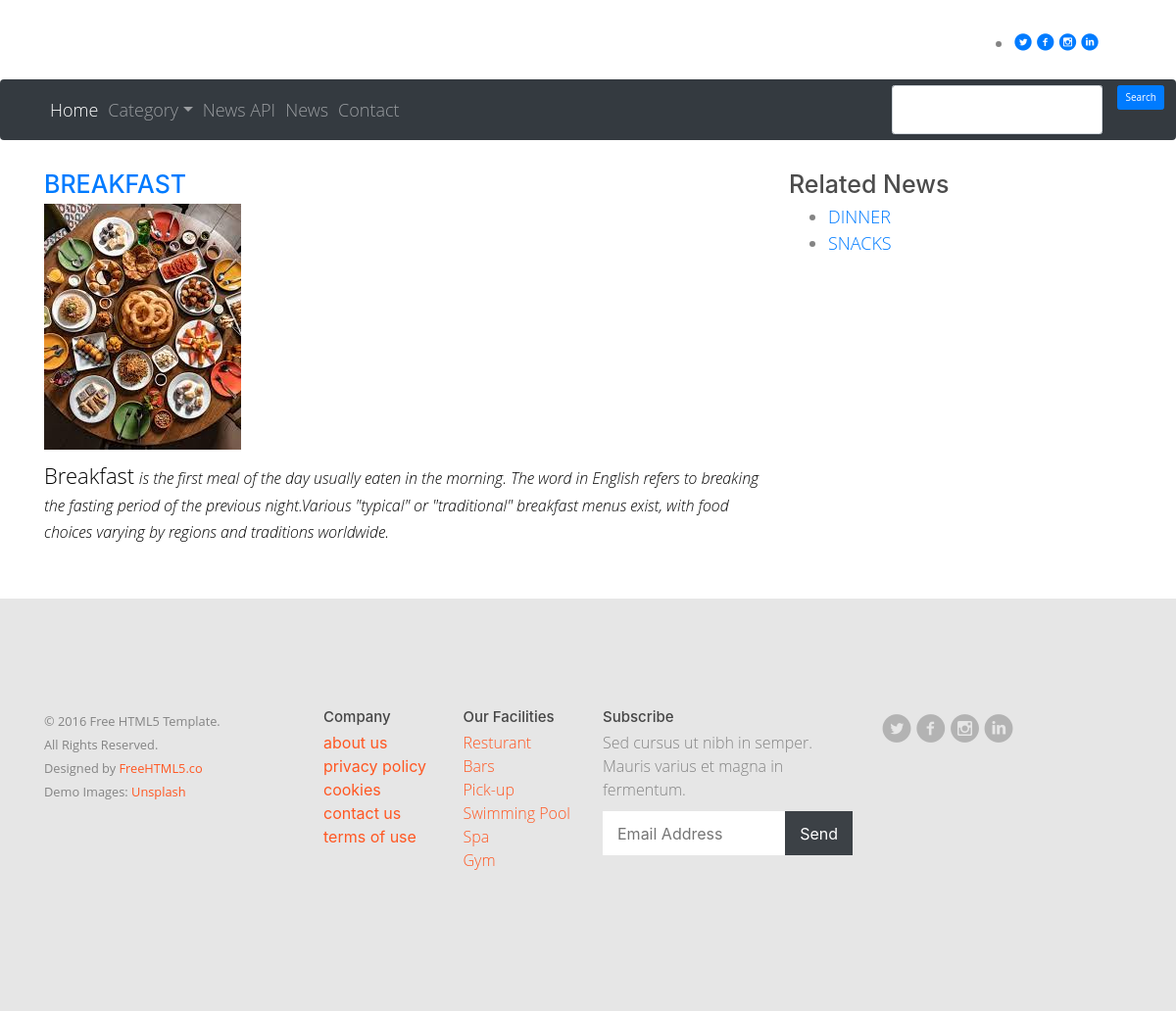
The app's page /news-details/breakfast with its own data.
### bio/models.py (models this page shows, shortened)
class News(models.Model):
    category = models.ForeignKey(Category, on_delete=models.PROTECT)
    created_at = models.DateTimeField(auto_now_add=True)
    updated_at = models.DateTimeField(auto_now=True)
    title = models.CharField(max_length=250)
    slug = models.SlugField(max_length=250, unique=True)
    summary = RichTextField()
    description = RichTextField()
    is_published = models.BooleanField(default=True)
    photo = models.ImageField(upload_to='photos/%y/%m/%d/', blank=True)
    views = models.IntegerField(default=0)

class Page(models.Model):
    title = models.CharField(max_length=255, unique=True)
    slug = models.SlugField(max_length=255, unique=True)
    image = models.ImageField(upload_to = 'page/%y/%m/%d/', blank=True)
    content = RichTextField()

### bio/views.py (the view)
# urls.py: path('news-details/<slug>', views.news_details, name='news_details'),
def news_details(request, slug):
    newsData = News.objects.get(slug=slug)
    category = newsData.category.id
    related_news = News.objects.filter(category=category).exclude(id=newsData.id)
    data = {
        'newsData': News.objects.get(slug=slug),
        'related_news': related_news,
    }
    return render(request, 'news_details.html', data)

### bio/general.py (called while the page is built)
def global_data(request):
    data = {
        'categoryData': Category.objects.all(),
        'pageData': Page.objects.all(),
    }
    return data

### bio/templates/news_details.html (shortened to what this page needs)
{% extends 'layouts/main.html' %}
{% block content %}
            <div class="container mt-5 mb-5">
                <div class="row">
                    <div class="col-md-8">
                        <h1><a href="">{{ newsData.title }}</a></h1>
                        {% if newsData.photo %}
                            <img src="{{ newsData.photo.url }}" class="img-fluid" height="200" alt="">
                        {% endif %}
                        <p>{{ newsData.description | safe }}</p>
                    </div>
                    <div class="col-md-4">
                    <h1>Related News</h1>
                        <ul>
                            {% for rNews in related_news %}
                            <li><a href="{% url 'news_details' rNews.slug %}">{{ rNews.title }}</a></li>
                            {% endfor %}
                    </div>
                </div>
            </div>
        <div class="row">
        </div>
{% endblock %}

### bio/templates/layouts/footer.html (shortened to what this page needs)
{% load static %}
<footer id="footer" class="fh5co-bg-color">
    <div class="container">
        <div class="row">
            <div class="col-md-3">
                <div class="copyright">
                    <p><small>&copy; 2016 Free HTML5 Template. <br> All Rights Reserved. <br>
                    Designed by <a href="http://freehtml5.co" target="_blank">FreeHTML5.co</a> <br> Demo Images: <a href="http://unsplash.com/" target="_blank">Unsplash</a></small></p>
                </div>
            </div>
            <div class="col-md-6">
                <div class="row">
                    <div class="col-md-3">
                        <h3>Company</h3>
                            {% for page in pageData %}
                            <a href="{% url 'page' page.slug %}">{{ page.title }}</a>
                            {% endfor %}
                    </div>
                    <div class="col-md-3">
                        <h3>Our Facilities</h3>
                        <ul class="link">
                            <li><a href="#">Resturant</a></li>
                            <li><a href="#">Bars</a></li>
                            <li><a href="#">Pick-up</a></li>
                            <li><a href="#">Swimming Pool</a></li>
                            <li><a href="#">Spa</a></li>
                            <li><a href="#">Gym</a></li>
                        </ul>
                    </div>
                    <div class="col-md-6">
                        <h3>Subscribe</h3>
                        <p>Sed cursus ut nibh in semper. Mauris varius et magna in fermentum. </p>
                        <form action="#" id="form-subscribe">
                            <div class="form-field">
                                <input type="email" placeholder="Email Address" id="email">
                                <input type="submit" id="submit" value="Send">
                            </div>
                        </form>
                    </div>
                </div>
            </div>
            <div class="col-md-3">
                <ul class="social-icons">
                    <li>
                        <a href="#"><i class="icon-twitter-with-circle"></i></a>
                        <a href="#"><i class="icon-facebook-with-circle"></i></a>
                        <a href="#"><i class="icon-instagram-with-circle"></i></a>
                        <a href="#"><i class="icon-linkedin-with-circle"></i></a>
                    </li>
                </ul>
            </div>
        </div>
    </div>
</footer>
</body>
</html>

### static/css/icomoon.css (style rules this page uses)
[class^="icon-"], [class*=" icon-"] { font-family: 'icomoon'; speak: none; font-style: normal; font-weight: normal; font-variant: normal; text-transform: none; line-height: 1; -webkit-font-smoothing: antialiased; -moz-osx-font-smoothing: grayscale; }
.icon-facebook-with-circle:before { content: "\ea66"; }
.icon-instagram-with-circle:before { content: "\ea6e"; }
.icon-linkedin-with-circle:before { content: "\ea72"; }
.icon-twitter-with-circle:before { content: "\ea7b"; }

### records on screen
News: title "BREAKFAST", photo (picture), description "Breakfast is the first meal of the day usually eaten in the morning. The word in English refers to breaking the fasting period of the previous night.Various \"typical\" or \"traditional\" breakfast menus exist, with food choices varying by regions and traditions worldwide."
News: title "DINNER"
News: title "SNACKS"
Page: title "about us"
Page: title "privacy policy"
Page: title "cookies"
Page: title "contact us"
Page: title "terms of use"
